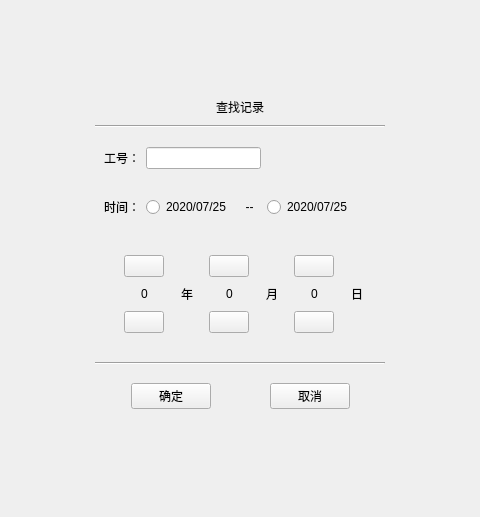
<?xml version="1.0" encoding="UTF-8"?>
<ui version="4.0">
 <class>ui_attendance_data_dialog</class>
 <widget class="QMainWindow" name="ui_attendance_data_dialog">
  <property name="enabled">
   <bool>true</bool>
  </property>
  <property name="geometry">
   <rect>
    <x>0</x>
    <y>0</y>
    <width>480</width>
    <height>517</height>
   </rect>
  </property>
  <property name="windowTitle">
   <string>MainWindow</string>
  </property>
  <widget class="QWidget" name="centralwidget">
   <layout class="QGridLayout" name="gridLayout" columnstretch="1,4,1">
    <item row="0" column="1">
     <spacer name="verticalSpacer">
      <property name="orientation">
       <enum>Qt::Vertical</enum>
      </property>
      <property name="sizeHint" stdset="0">
       <size>
        <width>20</width>
        <height>104</height>
       </size>
      </property>
     </spacer>
    </item>
    <item row="1" column="0">
     <spacer name="horizontalSpacer_2">
      <property name="orientation">
       <enum>Qt::Horizontal</enum>
      </property>
      <property name="sizeHint" stdset="0">
       <size>
        <width>72</width>
        <height>20</height>
       </size>
      </property>
     </spacer>
    </item>
    <item row="1" column="1">
     <widget class="QFrame" name="attendance_dialog_frame">
      <property name="frameShape">
       <enum>QFrame::NoFrame</enum>
      </property>
      <property name="frameShadow">
       <enum>QFrame::Raised</enum>
      </property>
      <layout class="QVBoxLayout" name="verticalLayout" stretch="1,0,1,1,2,0,1">
       <property name="spacing">
        <number>9</number>
       </property>
       <item>
        <widget class="QLabel" name="tip_title_label">
         <property name="text">
          <string>查找记录</string>
         </property>
         <property name="alignment">
          <set>Qt::AlignCenter</set>
         </property>
        </widget>
       </item>
       <item>
        <widget class="Line" name="tip_frame">
         <property name="orientation">
          <enum>Qt::Horizontal</enum>
         </property>
        </widget>
       </item>
       <item>
        <widget class="QWidget" name="attendance_number_dialog_widget" native="true">
         <property name="styleSheet">
          <string notr="true"/>
         </property>
         <layout class="QHBoxLayout" name="horizontalLayout" stretch="0,2,2">
          <property name="spacing">
           <number>6</number>
          </property>
          <property name="topMargin">
           <number>10</number>
          </property>
          <item alignment="Qt::AlignRight|Qt::AlignVCenter">
           <widget class="QLabel" name="attendance_dialog_number">
            <property name="text">
             <string>工号：</string>
            </property>
           </widget>
          </item>
          <item>
           <widget class="QLineEdit" name="attendance_num_edit">
            <property name="styleSheet">
             <string notr="true"/>
            </property>
            <property name="alignment">
             <set>Qt::AlignCenter</set>
            </property>
           </widget>
          </item>
          <item>
           <spacer name="horizontalSpacer_2">
            <property name="orientation">
             <enum>Qt::Horizontal</enum>
            </property>
            <property name="sizeHint" stdset="0">
             <size>
              <width>78</width>
              <height>18</height>
             </size>
            </property>
           </spacer>
          </item>
         </layout>
        </widget>
       </item>
       <item>
        <widget class="QWidget" name="attendance_time_dialog_widget" native="true">
         <property name="styleSheet">
          <string notr="true"/>
         </property>
         <layout class="QHBoxLayout" name="time_layout" stretch="0,2,1,2,1">
          <property name="spacing">
           <number>6</number>
          </property>
          <property name="topMargin">
           <number>10</number>
          </property>
          <item alignment="Qt::AlignRight|Qt::AlignVCenter">
           <widget class="QLabel" name="attendance_dialog_time">
            <property name="text">
             <string>时间：</string>
            </property>
           </widget>
          </item>
          <item>
           <widget class="QRadioButton" name="attendance_dialog_time_start" native="true">
            <property name="styleSheet">
             <string notr="true"/>
            </property>
            <property name="text" stdset="0">
             <string>2020/07/25</string>
            </property>
           </widget>
          </item>
          <item>
           <widget class="QLabel" name="attendance_dialog_time__">
            <property name="text">
             <string>--</string>
            </property>
            <property name="alignment">
             <set>Qt::AlignCenter</set>
            </property>
           </widget>
          </item>
          <item>
           <widget class="QRadioButton" name="attendance_dialog_time_end" native="true">
            <property name="styleSheet">
             <string notr="true"/>
            </property>
            <property name="text" stdset="0">
             <string>2020/07/25</string>
            </property>
           </widget>
          </item>
          <item>
           <spacer name="horizontalSpacer_2">
            <property name="orientation">
             <enum>Qt::Horizontal</enum>
            </property>
            <property name="sizeHint" stdset="0">
             <size>
              <width>78</width>
              <height>18</height>
             </size>
            </property>
           </spacer>
          </item>
         </layout>
        </widget>
       </item>
       <item>
        <layout class="QHBoxLayout" name="attendance_count_dialog_widget" stretch="2,5,1,5,1,5,0,2">
         <property name="spacing">
          <number>9</number>
         </property>
         <property name="leftMargin">
          <number>0</number>
         </property>
         <property name="topMargin">
          <number>20</number>
         </property>
         <property name="rightMargin">
          <number>0</number>
         </property>
         <property name="bottomMargin">
          <number>20</number>
         </property>
         <item>
          <spacer name="horizontalSpacer_00">
           <property name="orientation">
            <enum>Qt::Horizontal</enum>
           </property>
           <property name="sizeHint" stdset="0">
            <size>
             <width>92</width>
             <height>20</height>
            </size>
           </property>
          </spacer>
         </item>
         <item>
          <layout class="QVBoxLayout" name="control_0" stretch="1,2,1">
           <property name="spacing">
            <number>10</number>
           </property>
           <item alignment="Qt::AlignHCenter|Qt::AlignVCenter">
            <widget class="QPushButton" name="count_add_bt0">
             <property name="styleSheet">
              <string notr="true">border-image: url(:/icon/up.png);</string>
             </property>
             <property name="text">
              <string/>
             </property>
            </widget>
           </item>
           <item alignment="Qt::AlignVCenter">
            <widget class="QLabel" name="attendance_dialog_unit_y">
             <property name="text">
              <string>0</string>
             </property>
             <property name="alignment">
              <set>Qt::AlignCenter</set>
             </property>
            </widget>
           </item>
           <item alignment="Qt::AlignHCenter|Qt::AlignVCenter">
            <widget class="QPushButton" name="count_down_bt0">
             <property name="styleSheet">
              <string notr="true">border-image: url(:/icon/down.png);</string>
             </property>
             <property name="text">
              <string/>
             </property>
            </widget>
           </item>
          </layout>
         </item>
         <item>
          <widget class="QLabel" name="attendance_dialog_year">
           <property name="text">
            <string>年</string>
           </property>
           <property name="alignment">
            <set>Qt::AlignCenter</set>
           </property>
          </widget>
         </item>
         <item>
          <layout class="QVBoxLayout" name="control_2" stretch="1,2,1">
           <property name="spacing">
            <number>10</number>
           </property>
           <item alignment="Qt::AlignHCenter|Qt::AlignVCenter">
            <widget class="QPushButton" name="count_add_bt2">
             <property name="styleSheet">
              <string notr="true">border-image: url(:/icon/up.png);</string>
             </property>
             <property name="text">
              <string/>
             </property>
            </widget>
           </item>
           <item alignment="Qt::AlignVCenter">
            <widget class="QLabel" name="attendance_dialog_unit_m">
             <property name="text">
              <string>0</string>
             </property>
             <property name="alignment">
              <set>Qt::AlignCenter</set>
             </property>
            </widget>
           </item>
           <item alignment="Qt::AlignHCenter|Qt::AlignVCenter">
            <widget class="QPushButton" name="count_down_bt2">
             <property name="styleSheet">
              <string notr="true">border-image: url(:/icon/down.png);</string>
             </property>
             <property name="text">
              <string/>
             </property>
            </widget>
           </item>
          </layout>
         </item>
         <item>
          <widget class="QLabel" name="attendance_dialog_mon">
           <property name="text">
            <string>月</string>
           </property>
           <property name="alignment">
            <set>Qt::AlignCenter</set>
           </property>
          </widget>
         </item>
         <item>
          <layout class="QVBoxLayout" name="control_3" stretch="1,2,1">
           <property name="spacing">
            <number>10</number>
           </property>
           <item alignment="Qt::AlignHCenter|Qt::AlignVCenter">
            <widget class="QPushButton" name="count_add_bt3">
             <property name="styleSheet">
              <string notr="true">border-image: url(:/icon/up.png);</string>
             </property>
             <property name="text">
              <string/>
             </property>
            </widget>
           </item>
           <item alignment="Qt::AlignVCenter">
            <widget class="QLabel" name="attendance_dialog_unit_d">
             <property name="text">
              <string>0</string>
             </property>
             <property name="alignment">
              <set>Qt::AlignCenter</set>
             </property>
            </widget>
           </item>
           <item alignment="Qt::AlignHCenter|Qt::AlignVCenter">
            <widget class="QPushButton" name="count_down_bt3">
             <property name="styleSheet">
              <string notr="true">border-image: url(:/icon/down.png);</string>
             </property>
             <property name="text">
              <string/>
             </property>
            </widget>
           </item>
          </layout>
         </item>
         <item>
          <widget class="QLabel" name="attendance_dialog_day">
           <property name="text">
            <string>日</string>
           </property>
           <property name="alignment">
            <set>Qt::AlignCenter</set>
           </property>
          </widget>
         </item>
         <item>
          <spacer name="horizontalSpacer_11">
           <property name="orientation">
            <enum>Qt::Horizontal</enum>
           </property>
           <property name="sizeHint" stdset="0">
            <size>
             <width>92</width>
             <height>20</height>
            </size>
           </property>
          </spacer>
         </item>
        </layout>
       </item>
       <item>
        <widget class="Line" name="tip_frame_1">
         <property name="orientation">
          <enum>Qt::Horizontal</enum>
         </property>
        </widget>
       </item>
       <item>
        <widget class="QWidget" name="attendance_commit_dialog_widget" native="true">
         <layout class="QHBoxLayout" name="horizontalLayout" stretch="1,2,2,2,1">
          <item>
           <spacer name="horizontalSpacer_4">
            <property name="orientation">
             <enum>Qt::Horizontal</enum>
            </property>
            <property name="sizeHint" stdset="0">
             <size>
              <width>19</width>
              <height>20</height>
             </size>
            </property>
           </spacer>
          </item>
          <item>
           <widget class="QPushButton" name="time_confirm_btn">
            <property name="sizePolicy">
             <sizepolicy hsizetype="Expanding" vsizetype="Expanding">
              <horstretch>0</horstretch>
              <verstretch>0</verstretch>
             </sizepolicy>
            </property>
            <property name="maximumSize">
             <size>
              <width>225</width>
              <height>80</height>
             </size>
            </property>
            <property name="text">
             <string>确定</string>
            </property>
           </widget>
          </item>
          <item>
           <spacer name="horizontalSpacer">
            <property name="orientation">
             <enum>Qt::Horizontal</enum>
            </property>
            <property name="sizeHint" stdset="0">
             <size>
              <width>40</width>
              <height>20</height>
             </size>
            </property>
           </spacer>
          </item>
          <item>
           <widget class="QPushButton" name="time_cancel_btn">
            <property name="sizePolicy">
             <sizepolicy hsizetype="Expanding" vsizetype="Expanding">
              <horstretch>0</horstretch>
              <verstretch>0</verstretch>
             </sizepolicy>
            </property>
            <property name="maximumSize">
             <size>
              <width>225</width>
              <height>80</height>
             </size>
            </property>
            <property name="text">
             <string>取消</string>
            </property>
           </widget>
          </item>
          <item>
           <spacer name="horizontalSpacer_5">
            <property name="orientation">
             <enum>Qt::Horizontal</enum>
            </property>
            <property name="sizeHint" stdset="0">
             <size>
              <width>19</width>
              <height>20</height>
             </size>
            </property>
           </spacer>
          </item>
         </layout>
        </widget>
       </item>
      </layout>
     </widget>
    </item>
    <item row="1" column="2">
     <spacer name="horizontalSpacer_3">
      <property name="orientation">
       <enum>Qt::Horizontal</enum>
      </property>
      <property name="sizeHint" stdset="0">
       <size>
        <width>72</width>
        <height>20</height>
       </size>
      </property>
     </spacer>
    </item>
    <item row="2" column="1">
     <spacer name="verticalSpacer_2">
      <property name="orientation">
       <enum>Qt::Vertical</enum>
      </property>
      <property name="sizeHint" stdset="0">
       <size>
        <width>20</width>
        <height>104</height>
       </size>
      </property>
     </spacer>
    </item>
   </layout>
  </widget>
 </widget>
 <resources/>
 <connections/>
</ui>
